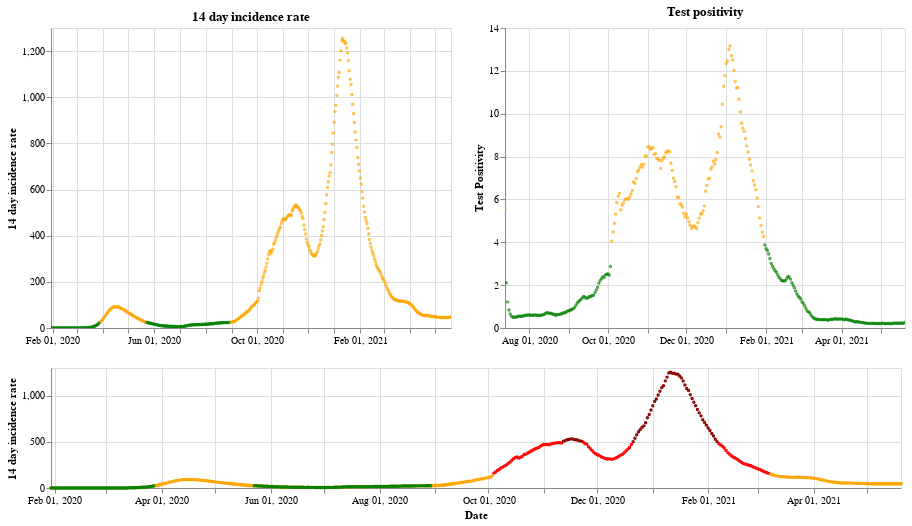

The notebook cell saved with this chart:
### Markdown cell above
## England

### Code cell
plot_traffic_light('England')

### Figure 1 — Vega-Lite specification as saved in the notebook (floating-point values rounded to 4 significant figures; data arrays with more than 128 entries replaced by an {"elided": "..."} marker saying what was removed)
{"config": {"view": {"continuousWidth": 400, "continuousHeight": 300}}, "vconcat": [{"hconcat": [{"mark": {"type": "point", "size": 2}, "encoding": {"color": {"condition": {"value": "green", "test": "(datum.twoWeeklyCasesRate <= 25)"}, "value": "orange"}, "tooltip": [{"type": "nominal", "field": "areaName"}, {"type": "temporal", "field": "date"}, {"type": "quantitative", "field": "twoWeeklyCasesRate"}, {"type": "quantitative", "field": "testPositivity"}], "x": {"type": "temporal", "axis": {"title": ""}, "field": "date", "scale": {"domain": {"selection": "DateBrush"}}, "timeUnit": "yearmonthdate"}, "y": {"type": "quantitative", "axis": {"title": "14 day incidence rate"}, "field": "twoWeeklyCasesRate"}}, "title": "14 day incidence rate", "width": 400}, {"mark": {"type": "point", "size": 2}, "encoding": {"color": {"condition": {"value": "green", "test": "(datum.testPositivity <= 4)"}, "value": "orange"}, "tooltip": [{"type": "nominal", "field": "areaName"}, {"type": "temporal", "field": "date"}, {"type": "quantitative", "field": "twoWeeklyCasesRate"}, {"type": "quantitative", "field": "testPositivity"}], "x": {"type": "temporal", "axis": {"title": ""}, "field": "date", "scale": {"domain": {"selection": "DateBrush"}}, "timeUnit": "yearmonthdate"}, "y": {"type": "quantitative", "axis": {"title": "Test Positivity"}, "field": "testPositivity"}}, "title": "Test positivity", "width": 400}]}, {"layer": [{"mark": {"type": "point", "size": 2}, "encoding": {"color": {"condition": {"value": "orange", "test": "((50 && datum.twoWeeklyCasesRate) < 150)"}, "value": "red"}, "opacity": {"condition": {"value": 1, "test": "((50 && datum.twoWeeklyCasesRate) < 500)"}, "value": 0}, "tooltip": [{"type": "nominal", "field": "areaName"}, {"type": "temporal", "field": "date"}, {"type": "quantitative", "field": "twoWeeklyCasesRate"}, {"type": "quantitative", "field": "testPositivity"}], "x": {"type": "temporal", "axis": {"title": "Date"}, "field": "date", "timeUnit": "yearmonthdate"}, "y": {"type": "quantitative", "axis": {"title": "14 day incidence rate"}, "field": "twoWeeklyCasesRate"}}, "selection": {"DateBrush": {"type": "interval", "encodings": ["x"], "fields": ["Time"]}}, "width": 850}, {"mark": {"type": "point", "size": 2}, "encoding": {"color": {"value": "darkred"}, "opacity": {"condition": {"value": 1, "test": "(datum.twoWeeklyCasesRate >= 500)"}, "value": 0}, "tooltip": [{"type": "nominal", "field": "areaName"}, {"type": "temporal", "field": "date"}, {"type": "quantitative", "field": "twoWeeklyCasesRate"}, {"type": "quantitative", "field": "testPositivity"}], "x": {"type": "temporal", "axis": {"title": "Date"}, "field": "date", "timeUnit": "yearmonthdate"}, "y": {"type": "quantitative", "axis": {"title": "14 day incidence rate"}, "field": "twoWeeklyCasesRate"}}, "width": 400}, {"mark": {"type": "point", "size": 2}, "encoding": {"color": {"condition": {"value": "green", "test": "((4 && datum.twoWeeklyCasesRate) < 25)"}, "value": "orange"}, "opacity": {"condition": {"value": 1, "test": "(datum.twoWeeklyCasesRate < 50)"}, "value": 0}, "tooltip": [{"type": "nominal", "field": "areaName"}, {"type": "temporal", "field": "date"}, {"type": "quantitative", "field": "twoWeeklyCasesRate"}, {"type": "quantitative", "field": "testPositivity"}], "x": {"type": "temporal", "axis": {"title": "Date"}, "field": "date", "timeUnit": "yearmonthdate"}, "y": {"type": "quantitative", "axis": {"title": "14 day incidence rate"}, "field": "twoWeeklyCasesRate"}}, "width": 400}], "height": 120, "width": 800}], "data": {"name": "data-04b27aeb28a5de2013bf221e6e7dacf0"}, "$schema": "https://vega.github.io/schema/vega-lite/v4.8.1.json", "datasets": {"data-04b27aeb28a5de2013bf221e6e7dacf0": {"elided": "477 records"}}}
